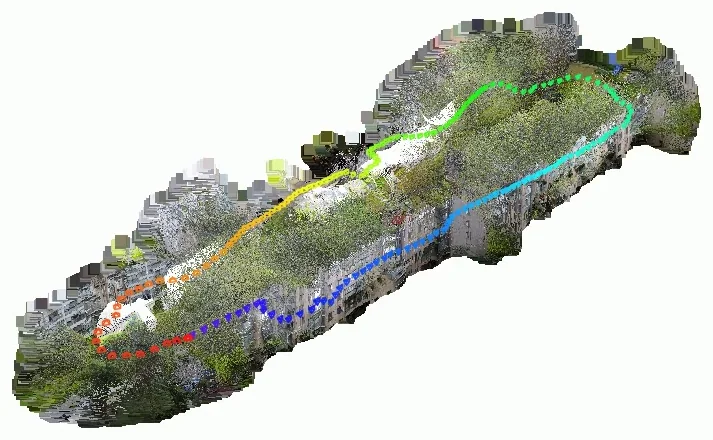
#> input picture assets/images/panoramic-cases/case-01.webp, 713 x 440 px
$ python -i build_panoramic_gallery.py   (imports and definitions only)
#> lines starting #> are read from the running program, lines starting #| are printed output that depends on the picture; after the words box and inside, x2 and y2 are one past the last pixel; in counts of white or black regions, pixels touching at a corner belong together
#> further down, picture is the input picture: PIL image 713x440 RGB; mean R, G, B 197.5, 201.9, 192.1
#!/usr/bin/env python3
"""Prepare individual panoramic reconstruction cards for the project page."""

import json
from pathlib import Path

from PIL import Image, ImageChops


ROOT = Path("/mnt/workspace")
SOURCE = ROOT / "gzh/code/loop_closure_pp/pano_viz"
STILLS = SOURCE / "batch40_stills"
LABELS = SOURCE / "batch40_labels.json"
WEB_ROOT = ROOT / "hk/Acamedic/Sekai2/sekai2_website"
OUT = WEB_ROOT / "assets/images/panoramic-cases"
DATA_OUT = WEB_ROOT / "assets/data/panoramic_cases.json"


def trim_white(image: Image.Image, margin: int = 12) -> Image.Image:
#> called with margin = 12
    image = image.convert("RGB")
    diff = ImageChops.difference(image, Image.new("RGB", image.size, "white")).convert("L")
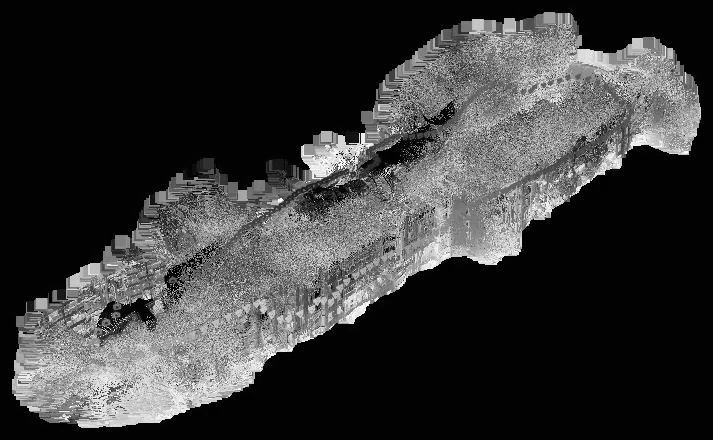
#> diff: PIL image 713x440 L; min 0, max 255, mean 55.4
    diff = diff.point(lambda value: 255 if value > 18 else 0)
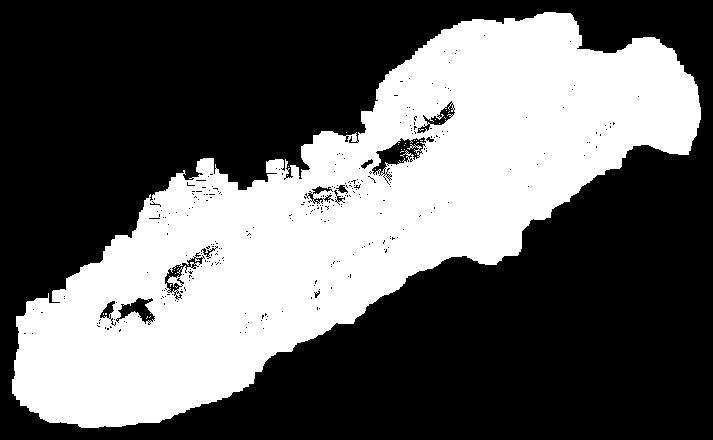
#> diff: PIL image 713x440 L; 39.1% white; 33 white regions (32 under 20 px), largest, box (x1, y1, x2, y2) and area: (12, 12, 701, 428) 122523
    box = diff.getbbox()
#> box = (12, 12, 701, 428)
    if box is None:
        return image
    left, top, right, bottom = box
#> left = 12; top = 12; right = 701; bottom = 428
    return image.crop((max(0, left - margin), max(0, top - margin),
                       min(image.width, right + margin), min(image.height, bottom + margin)))


def split_label(label: str):
    if " (" in label and label.endswith(")"):
        scene, motion = label.rsplit(" (", 1)
        return scene, motion[:-1]
    return label, "reconstruction"


def main():
    entries = json.loads(LABELS.read_text(encoding="utf-8"))
    OUT.mkdir(parents=True, exist_ok=True)
    output = []
    for index, entry in enumerate(entries, 1):
        source = STILLS / Path(entry["file"]).with_suffix(".png").name
        target = OUT / f"case-{index:02d}.webp"
        image = trim_white(Image.open(source))
        image.thumbnail((1000, 700), Image.Resampling.LANCZOS)
        image.save(target, "WEBP", quality=84, method=6)
        scene, motion = split_label(entry["label"])
        output.append({"image": f"assets/images/panoramic-cases/{target.name}",
                       "scene": scene, "motion": motion})
    DATA_OUT.write_text(json.dumps(output, indent=2), encoding="utf-8")
    print(f"Prepared {len(output)} individual web reconstruction cards in {OUT}")


# [2 lines not run here, left out]

>>> from PIL import Image
>>> picture = Image.open('../assets/images/panoramic-cases/case-01.webp')
>>> result = trim_white(picture)

$ run again, on assets/images/panoramic-cases/case-05.webp
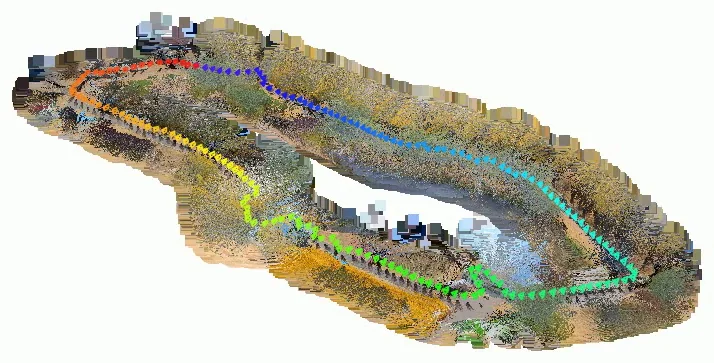
#> input picture assets/images/panoramic-cases/case-05.webp, 714 x 363 px
#> picture is the input picture: PIL image 714x363 RGB; mean R, G, B 193.2, 192, 177.1
#> in trim_white, `diff = ImageChops.difference(image, Image.new("RGB", image.size, "whit..`:
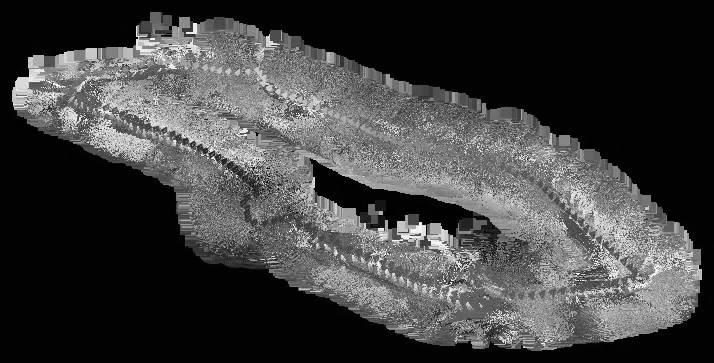
#> diff: PIL image 714x363 L; min 0, max 255, mean 64.2
#> in trim_white, `diff = diff.point(lambda value: 255 if value > 18 else 0)`:
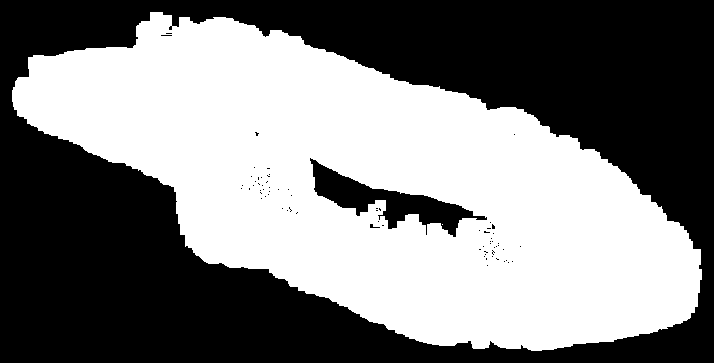
#> diff: PIL image 714x363 L; 49.5% white; 2 white regions (1 under 20 px), largest, box (x1, y1, x2, y2) and area: (12, 12, 702, 351) 128373
#> box = (12, 12, 702, 351)
#> left = 12; right = 702; bottom = 351

$ run again, on assets/images/panoramic-cases/case-06.webp
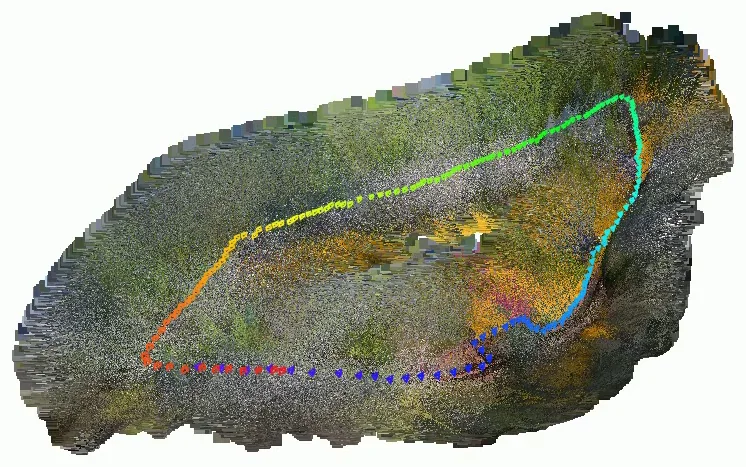
#> input picture assets/images/panoramic-cases/case-06.webp, 746 x 467 px
#> picture is the input picture: PIL image 746x467 RGB; mean R, G, B 155.3, 157.7, 142.1
#> in trim_white, `diff = ImageChops.difference(image, Image.new("RGB", image.size, "whit..`:
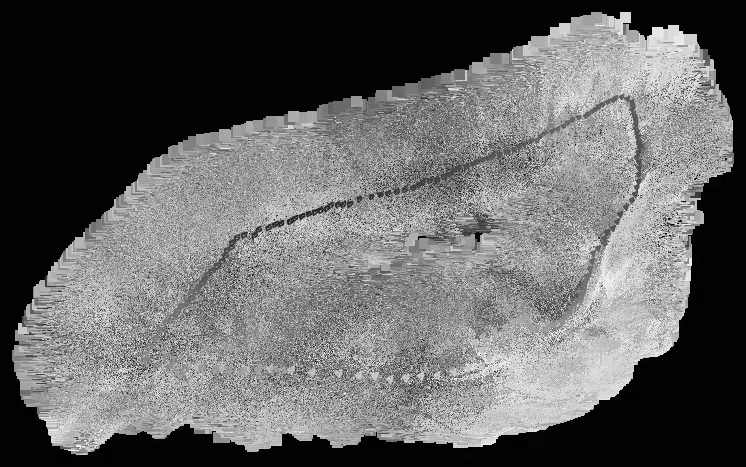
#> diff: PIL image 746x467 L; min 0, max 255, mean 99.7
#> in trim_white, `diff = diff.point(lambda value: 255 if value > 18 else 0)`:
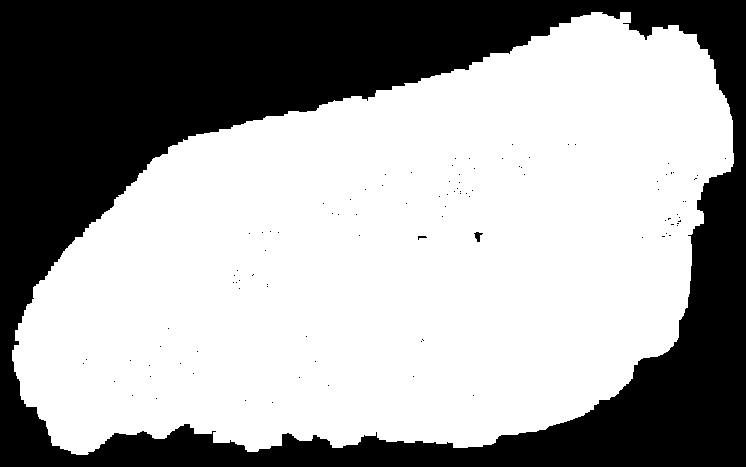
#> diff: PIL image 746x467 L; 63% white; 100 black regions (98 under 20 px), largest, box (x1, y1, x2, y2) and area: (0, 0, 746, 467) 128686, (474, 232, 483, 242) 47
#> box = (12, 12, 734, 455)
#> left = 12; right = 734; bottom = 455

$ run again, on assets/images/panoramic-cases/case-07.webp
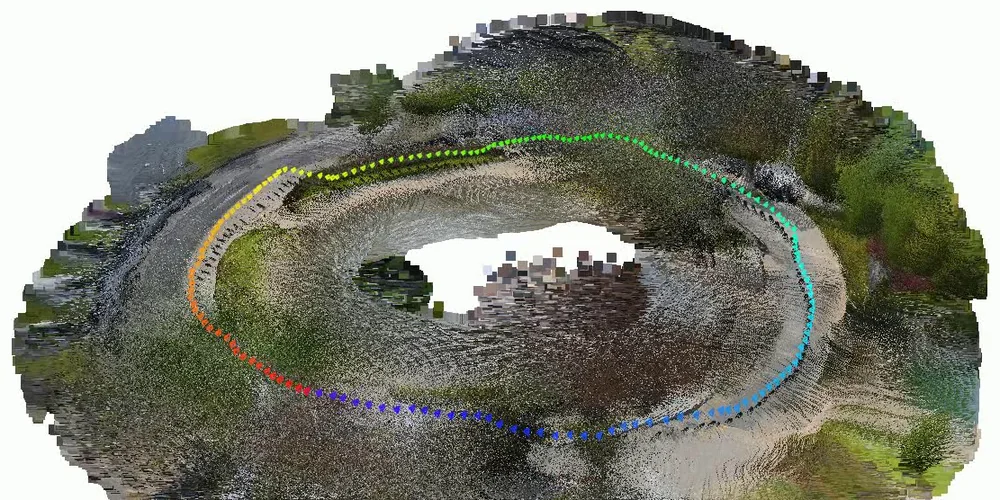
#> input picture assets/images/panoramic-cases/case-07.webp, 1000 x 500 px
#> picture is the input picture: PIL image 1000x500 RGB; mean R, G, B 130.7, 132.3, 119.9
#> in trim_white, `diff = ImageChops.difference(image, Image.new("RGB", image.size, "whit..`:
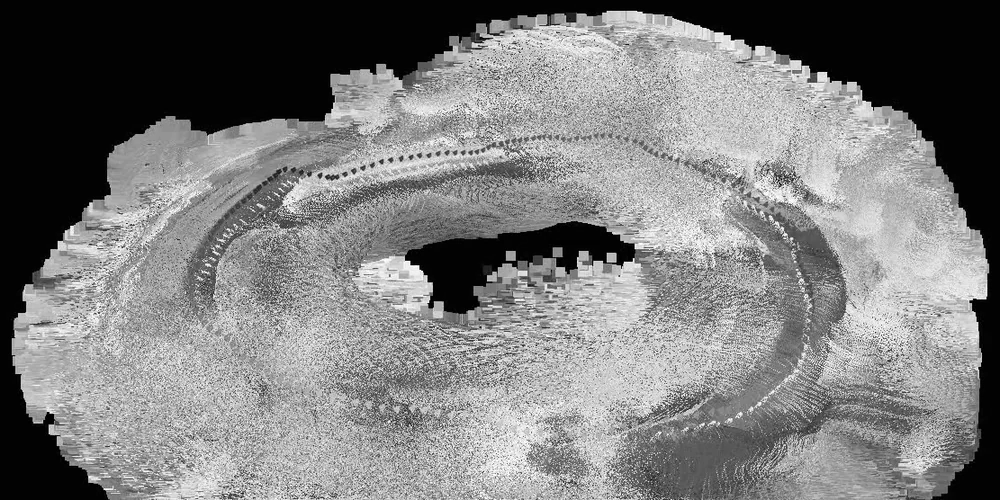
#> diff: PIL image 1000x500 L; min 0, max 255, mean 124.6
#> in trim_white, `diff = diff.point(lambda value: 255 if value > 18 else 0)`:
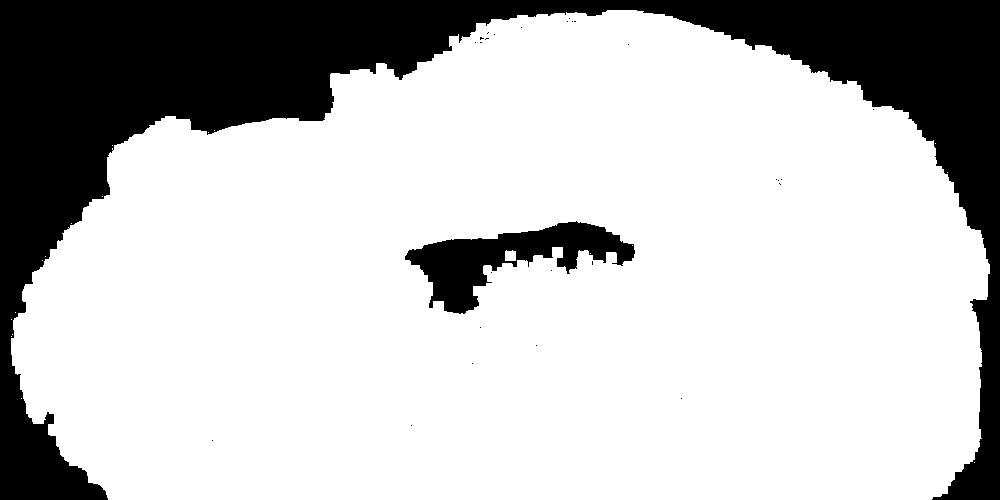
#> diff: PIL image 1000x500 L; 75.8% white; 28 black regions (26 under 20 px), largest, box (x1, y1, x2, y2) and area: (0, 0, 1000, 500) 112526, (405, 221, 635, 314) 8276
#> box = (11, 10, 990, 500)
#> left = 11; top = 10; right = 990; bottom = 500
